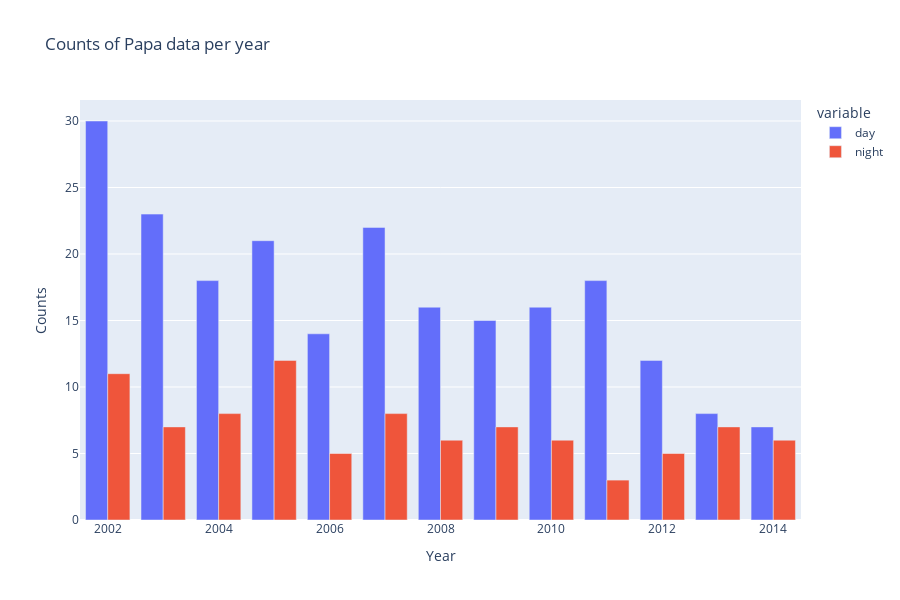

Notebook code cell kept with this figure:
### Code cell
px.bar(
    counts_year,
    x=counts_year.index,
    y=counts_year.columns,
    # side by side
    barmode="group",
    title=f"Counts of {station} data per year",
    labels={"value": "Counts"},
    color_discrete_sequence=px.colors.qualitative.Plotly,
).update_layout(xaxis_title="Year", height=600).show()

### Figure 1 — Plotly figure (JSON) as saved in the notebook; plotly's stock layout.template omitted (floating-point values rounded to 4 significant figures)
{"data": [{"alignmentgroup": "True", "hovertemplate": "variable=day<br>year=%{x}<br>Counts=%{y}<extra></extra>", "legendgroup": "day", "marker": {"color": "#636EFA", "pattern": {"shape": ""}}, "name": "day", "offsetgroup": "day", "orientation": "v", "showlegend": true, "textposition": "auto", "type": "bar", "x": [2002, 2003, 2004, 2005, 2006, 2007, 2008, 2009, 2010, 2011, 2012, 2013, 2014], "xaxis": "x", "y": [30, 23, 18, 21, 14, 22, 16, 15, 16, 18, 12, 8, 7], "yaxis": "y"}, {"alignmentgroup": "True", "hovertemplate": "variable=night<br>year=%{x}<br>Counts=%{y}<extra></extra>", "legendgroup": "night", "marker": {"color": "#EF553B", "pattern": {"shape": ""}}, "name": "night", "offsetgroup": "night", "orientation": "v", "showlegend": true, "textposition": "auto", "type": "bar", "x": [2002, 2003, 2004, 2005, 2006, 2007, 2008, 2009, 2010, 2011, 2012, 2013, 2014], "xaxis": "x", "y": [11, 7, 8, 12, 5, 8, 6, 7, 6, 3, 5, 7, 6], "yaxis": "y"}], "layout": {"barmode": "group", "height": 600, "legend": {"title": {"text": "variable"}, "tracegroupgap": 0}, "title": {"text": "Counts of Papa data per year"}, "xaxis": {"anchor": "y", "domain": [0, 1], "title": {"text": "Year"}}, "yaxis": {"anchor": "x", "domain": [0, 1], "title": {"text": "Counts"}}}}
